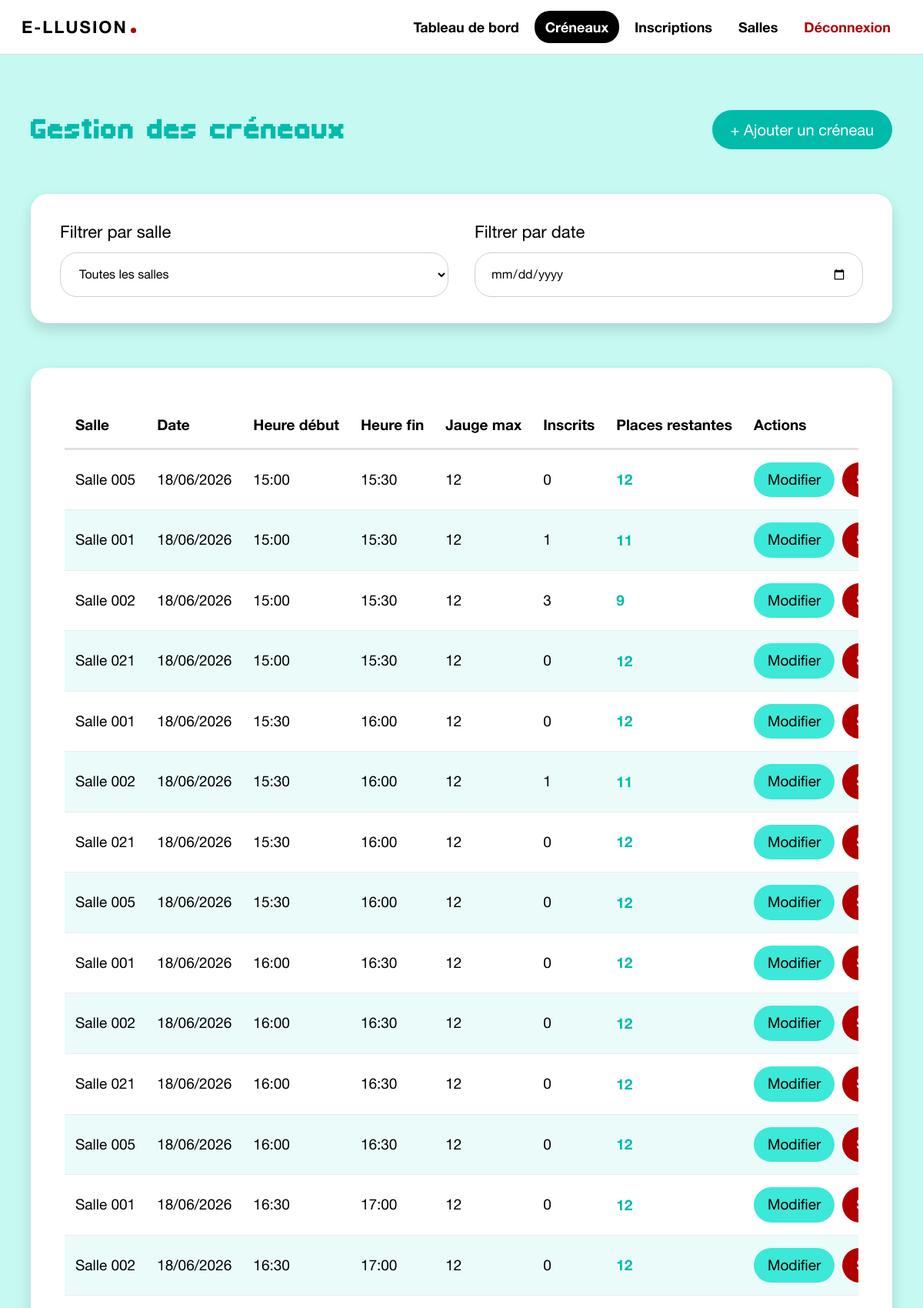
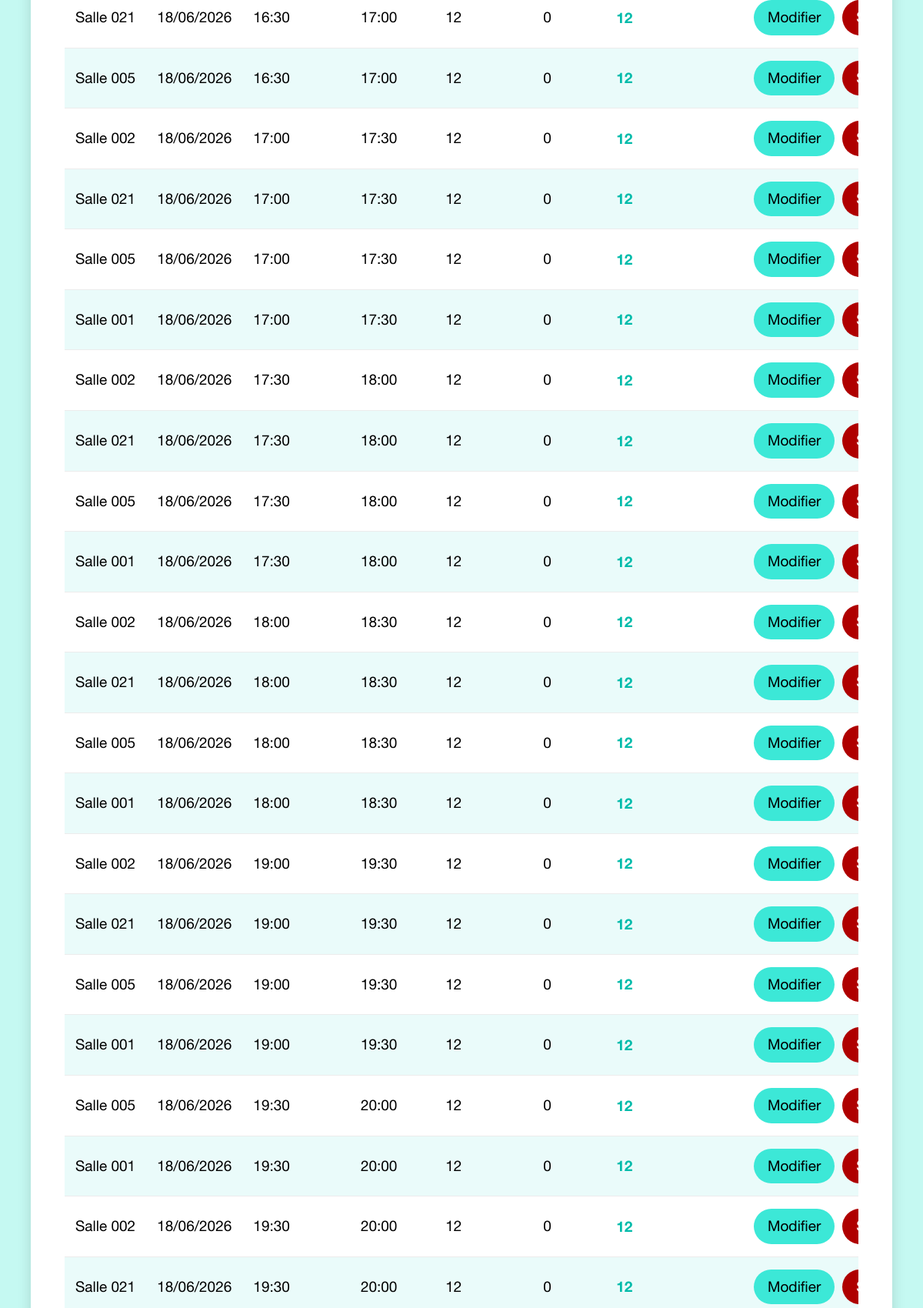
The app's page /Administrateur/creneaux.php (signed in, upper part) with its own data (2 pictures, top to bottom).
### tables this page shows
CREATE TABLE creneau (
    id_creneau INT PRIMARY KEY AUTO_INCREMENT,
    date_creneau DATE NOT NULL,
    heure_debut TIME NOT NULL,
    heure_fin TIME NOT NULL,
    jauge INT NOT NULL,
    id_admin INT,
    id_salle INT NOT NULL,
    FOREIGN KEY (id_admin) REFERENCES administrateur(id_admin),
    FOREIGN KEY (id_salle) REFERENCES salle(id_salle)
);

CREATE TABLE salle (
    id_salle INT PRIMARY KEY AUTO_INCREMENT,
    nom_salle VARCHAR(50) NOT NULL,
    description TEXT
);

### Administrateur/eillusion-data.php (called while the page is built, shortened)
<?php
function eillusion_get_creneaux($CONNEXION, $idSalle = 0) {
    $idSalle = (int) $idSalle;
    $where = '';
    $sql = "SELECT creneau.id_creneau, creneau.id_salle, creneau.date_creneau,
                   creneau.heure_debut, creneau.heure_fin, creneau.jauge, salle.nom_salle,
                   (SELECT COUNT(*) FROM inscription WHERE inscription.id_creneau = creneau.id_creneau) AS nb_inscrits
            FROM creneau
            JOIN salle ON salle.id_salle = creneau.id_salle
            $where
            ORDER BY creneau.date_creneau, creneau.heure_debut";
    $liste = array();
    $res = mysqli_query($CONNEXION, $sql);
    if ($res) {
        while ($c = mysqli_fetch_assoc($res)) {
            $c['places_restantes'] = (int) $c['jauge'] - (int) $c['nb_inscrits'];
            $liste[] = $c;
        }
    }
    return $liste;
}
function eillusion_date_courte($dateSql) {
    return date('d/m/Y', strtotime($dateSql));
}
function eillusion_heure($heureSql) {
    return substr((string) $heureSql, 0, 5);
}
?>

### Administrateur/creneaux.php (the view, shortened to what this page needs)
<?php
require_once 'connexion.php';
require_once 'eillusion-data.php';
$filtreDate = isset($_GET['date']) ? $_GET['date'] : '';
$creneaux = eillusion_get_creneaux($CONNEXION, 0);
include 'header.php';
?>
<main class="admin-main">
  <section class="admin-page-head">
    <h1 class="admin-title">Gestion des créneaux</h1>
    <a class="admin-btn small" href="creneaux.php">+ Ajouter un créneau</a>
  </section>
  <form class="admin-card filter-card" method="get" action="creneaux.php">
    <div class="filter-grid">
      <div class="field">
        <label for="salle">Filtrer par salle</label>
        <select id="salle" name="salle" onchange="this.form.submit()">
          <option value="">Toutes les salles</option>
        </select>
      </div>
      <div class="field">
        <label for="date">Filtrer par date</label>
        <input type="date" id="date" name="date" value="<?php echo admin_e($filtreDate); ?>" onchange="this.form.submit()">
      </div>
    </div>
  </form>
  <section class="admin-card panel">
    <div class="table-scroll">
      <table class="admin-table compact-table">
        <thead>
          <tr>
            <th>Salle</th>
            <th>Date</th>
            <th>Heure début</th>
            <th>Heure fin</th>
            <th>Jauge max</th>
            <th>Inscrits</th>
            <th>Places restantes</th>
            <th>Actions</th>
          </tr>
        </thead>
        <tbody>
          <?php $index = 0; foreach ($creneaux as $c) { $index++; ?>
            <tr<?php if ($index % 2 === 0) echo ' class="row-soft"'; ?>>
              <td><?php echo admin_e($c['nom_salle']); ?></td>
              <td><?php echo admin_e(eillusion_date_courte($c['date_creneau'])); ?></td>
              <td><?php echo admin_e(eillusion_heure($c['heure_debut'])); ?></td>
              <td><?php echo admin_e(eillusion_heure($c['heure_fin'])); ?></td>
              <td><?php echo (int) $c['jauge']; ?></td>
              <td><?php echo (int) $c['nb_inscrits']; ?></td>
              <td>
                <?php if ((int) $c['places_restantes'] <= 0) { ?>
                  <span class="status-full">0 (Complet)</span>
                <?php } else { ?>
                  <span class="stat-inline"><?php echo (int) $c['places_restantes']; ?></span>
                <?php } ?>
              </td>
              <td>
                <div class="btn-row">
                  <a class="admin-pill" href="creneaux.php">Modifier</a>
                  <a class="admin-danger" href="creneaux.php">Supprimer</a>
                </div>
              </td>
            </tr>
          <?php } ?>
        </tbody>
      </table>
    </div>
  </section>
</main>
<?php include 'footer.php'; ?>

### Administrateur/admin.css (style rules this page uses)
:root { --admin-mint: #c5f9f2; --admin-teal: #00bbaa; --admin-teal-soft: #3ce8d7; --admin-red: #af0000; --admin-black: #000; --admin-white: #fff; --admin-border: #d9d9d9; --admin-muted: #666; --admin-row: #eafbfa; --admin-shadow: 0 8px 18px rgba(0, 0, 0, .14); --admin-font-text: "HelveticaNeue", Arial, sans-serif; --admin-font-title: "CutePixel", "HelveticaNeue", sans-serif; }
* { box-sizing: border-box; }
html { min-height: 100%; }
body.admin-body { min-height: 100vh; margin: 0; color: var(--admin-black); background: var(--admin-mint); font-family: var(--admin-font-text); font-size: 16px; line-height: 1.45; }
a { color: inherit; text-decoration: none; }
button, input, select { font: inherit; }
.admin-title { margin: 0; color: var(--admin-teal); font-family: var(--admin-font-title); font-weight: 400; line-height: 1; letter-spacing: 0; }
.admin-main { width: min(100% - 80px, 1360px); margin: 0 auto; padding: 72px 0 88px; }
.admin-page-head { display: flex; align-items: center; justify-content: space-between; gap: 24px; margin-bottom: 58px; }
.admin-title { font-size: clamp(36px, 4.2vw, 52px); }
.admin-card { background: var(--admin-white); border-radius: 22px; box-shadow: var(--admin-shadow); }
.admin-btn, .admin-pill, .admin-danger, .admin-ghost { display: inline-flex; align-items: center; justify-content: center; min-height: 42px; padding: 11px 24px; border: 0; border-radius: 999px; white-space: nowrap; }
.admin-btn { min-height: 68px; color: var(--admin-white); background: var(--admin-teal); font-size: 22px; }
.admin-btn.small { min-height: 48px; font-size: 20px; }
.admin-pill { color: var(--admin-black); background: var(--admin-teal-soft); }
.admin-danger { color: var(--admin-white); background: var(--admin-red); }
.btn-row { display: flex; align-items: center; gap: 10px; }
.panel { padding: 44px; }
.table-scroll { width: 100%; overflow-x: auto; }
.admin-table { width: 100%; min-width: 850px; border-collapse: collapse; font-size: 21px; }
.admin-table.compact-table { min-width: 1050px; font-size: 19px; }
.admin-table th, .admin-table td { padding: 20px 22px; text-align: left; border-bottom: 1px solid #ececec; vertical-align: middle; white-space: nowrap; }
.admin-table th { font-weight: 800; border-bottom: 3px solid #e0e0e0; }
.admin-table.compact-table th, .admin-table.compact-table td { padding: 16px 14px; }
.admin-table.compact-table .admin-pill, .admin-table.compact-table .admin-danger { min-height: 40px; padding: 9px 18px; }
.admin-table tr.row-soft td { background: var(--admin-row); }
.stat-inline { color: var(--admin-teal); font-weight: 700; }
.filter-card { margin-bottom: 58px; padding: 34px 38px; }
.filter-grid { display: grid; grid-template-columns: repeat(2, minmax(0, 1fr)); gap: 34px; }
.field label { display: block; margin-bottom: 10px; font-size: 22px; }
.field input, .field select { width: 100%; min-height: 58px; padding: 0 20px; color: var(--admin-black); background: var(--admin-white); border: 1px solid #cfcfcf; border-radius: 22px; }
.field input::placeholder { color: #888; }

### records on screen
creneau: id_salle.nom_salle "Salle 005", date_creneau "18/06/2026", heure_debut "15:00", heure_fin "15:30", jauge "12", nb_inscrits "0"
creneau: id_salle.nom_salle "Salle 001", date_creneau "18/06/2026", heure_debut "15:00", heure_fin "15:30", jauge "12", nb_inscrits "1", places_restantes "11"
creneau: id_salle.nom_salle "Salle 002", date_creneau "18/06/2026", heure_debut "15:00", heure_fin "15:30", jauge "12", nb_inscrits "3", places_restantes "9"
creneau: id_salle.nom_salle "Salle 021", date_creneau "18/06/2026", heure_debut "15:00", heure_fin "15:30", jauge "12", nb_inscrits "0"
creneau: id_salle.nom_salle "Salle 001", date_creneau "18/06/2026", heure_debut "15:30", heure_fin "16:00", jauge "12", nb_inscrits "0"
creneau: id_salle.nom_salle "Salle 002", date_creneau "18/06/2026", heure_debut "15:30", heure_fin "16:00", jauge "12", nb_inscrits "1", places_restantes "11"
creneau: id_salle.nom_salle "Salle 021", date_creneau "18/06/2026", heure_debut "15:30", heure_fin "16:00", jauge "12", nb_inscrits "0"
creneau: id_salle.nom_salle "Salle 005", date_creneau "18/06/2026", heure_debut "15:30", heure_fin "16:00", jauge "12", nb_inscrits "0"
creneau: id_salle.nom_salle "Salle 001", date_creneau "18/06/2026", heure_debut "16:00", heure_fin "16:30", jauge "12", nb_inscrits "0"
creneau: id_salle.nom_salle "Salle 002", date_creneau "18/06/2026", heure_debut "16:00", heure_fin "16:30", jauge "12", nb_inscrits "0"
creneau: id_salle.nom_salle "Salle 021", date_creneau "18/06/2026", heure_debut "16:00", heure_fin "16:30", jauge "12", nb_inscrits "0"
creneau: id_salle.nom_salle "Salle 005", date_creneau "18/06/2026", heure_debut "16:00", heure_fin "16:30", jauge "12", nb_inscrits "0"
creneau: id_salle.nom_salle "Salle 001", date_creneau "18/06/2026", heure_debut "16:30", heure_fin "17:00", jauge "12", nb_inscrits "0"
creneau: id_salle.nom_salle "Salle 002", date_creneau "18/06/2026", heure_debut "16:30", heure_fin "17:00", jauge "12", nb_inscrits "0"
creneau: id_salle.nom_salle "Salle 021", date_creneau "18/06/2026", heure_debut "16:30", heure_fin "17:00", jauge "12", nb_inscrits "0"
creneau: id_salle.nom_salle "Salle 005", date_creneau "18/06/2026", heure_debut "16:30", heure_fin "17:00", jauge "12", nb_inscrits "0"
creneau: id_salle.nom_salle "Salle 002", date_creneau "18/06/2026", heure_debut "17:00", heure_fin "17:30", jauge "12", nb_inscrits "0"
creneau: id_salle.nom_salle "Salle 021", date_creneau "18/06/2026", heure_debut "17:00", heure_fin "17:30", jauge "12", nb_inscrits "0"
creneau: id_salle.nom_salle "Salle 005", date_creneau "18/06/2026", heure_debut "17:00", heure_fin "17:30", jauge "12", nb_inscrits "0"
creneau: id_salle.nom_salle "Salle 001", date_creneau "18/06/2026", heure_debut "17:00", heure_fin "17:30", jauge "12", nb_inscrits "0"
creneau: id_salle.nom_salle "Salle 002", date_creneau "18/06/2026", heure_debut "17:30", heure_fin "18:00", jauge "12", nb_inscrits "0"
creneau: id_salle.nom_salle "Salle 021", date_creneau "18/06/2026", heure_debut "17:30", heure_fin "18:00", jauge "12", nb_inscrits "0"
creneau: id_salle.nom_salle "Salle 005", date_creneau "18/06/2026", heure_debut "17:30", heure_fin "18:00", jauge "12", nb_inscrits "0"
creneau: id_salle.nom_salle "Salle 001", date_creneau "18/06/2026", heure_debut "17:30", heure_fin "18:00", jauge "12", nb_inscrits "0"
creneau: id_salle.nom_salle "Salle 002", date_creneau "18/06/2026", heure_debut "18:00", heure_fin "18:30", jauge "12", nb_inscrits "0"
creneau: id_salle.nom_salle "Salle 021", date_creneau "18/06/2026", heure_debut "18:00", heure_fin "18:30", jauge "12", nb_inscrits "0"
creneau: id_salle.nom_salle "Salle 005", date_creneau "18/06/2026", heure_debut "18:00", heure_fin "18:30", jauge "12", nb_inscrits "0"
creneau: id_salle.nom_salle "Salle 001", date_creneau "18/06/2026", heure_debut "18:00", heure_fin "18:30", jauge "12", nb_inscrits "0"
creneau: id_salle.nom_salle "Salle 002", date_creneau "18/06/2026", heure_debut "19:00", heure_fin "19:30", jauge "12", nb_inscrits "0"
creneau: id_salle.nom_salle "Salle 021", date_creneau "18/06/2026", heure_debut "19:00", heure_fin "19:30", jauge "12", nb_inscrits "0"
creneau: id_salle.nom_salle "Salle 005", date_creneau "18/06/2026", heure_debut "19:00", heure_fin "19:30", jauge "12", nb_inscrits "0"
creneau: id_salle.nom_salle "Salle 001", date_creneau "18/06/2026", heure_debut "19:00", heure_fin "19:30", jauge "12", nb_inscrits "0"
creneau: id_salle.nom_salle "Salle 005", date_creneau "18/06/2026", heure_debut "19:30", heure_fin "20:00", jauge "12", nb_inscrits "0"
creneau: id_salle.nom_salle "Salle 001", date_creneau "18/06/2026", heure_debut "19:30", heure_fin "20:00", jauge "12", nb_inscrits "0"
creneau: id_salle.nom_salle "Salle 002", date_creneau "18/06/2026", heure_debut "19:30", heure_fin "20:00", jauge "12", nb_inscrits "0"
creneau: id_salle.nom_salle "Salle 021", date_creneau "18/06/2026", heure_debut "19:30", heure_fin "20:00", jauge "12", nb_inscrits "0"
